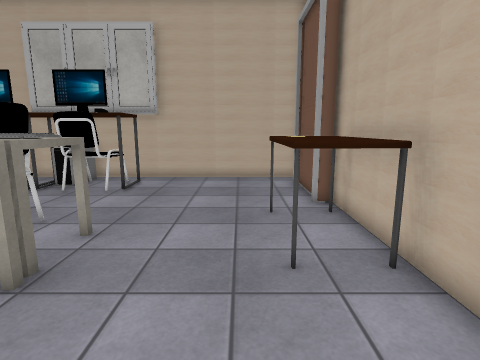
View 1 (above)

20 first-person views from a walk through a 3-D level made in the Unity game engine. The camera is 1.5 m above the floor, tilts 10° down and sees 80° across. The floor is counted in squares, 0.56 m on a side. Each view is taken from the middle of a square. On the plan, view 1 faces up. The plan holds only what a view shows up to about 19 squares ahead; the rest is blank. The place goes on beyond the plan. The player is left out. Some surface patterns are stand-ins.

View 2
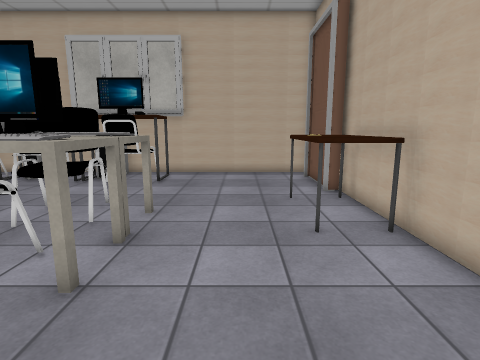

View 3
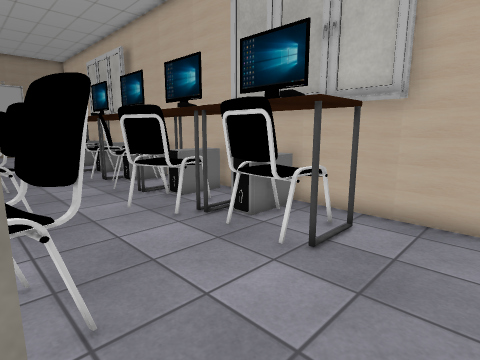

View 4
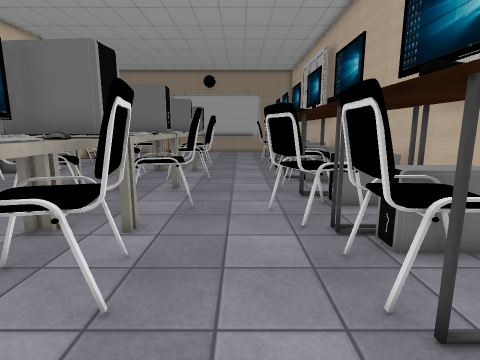

View 5
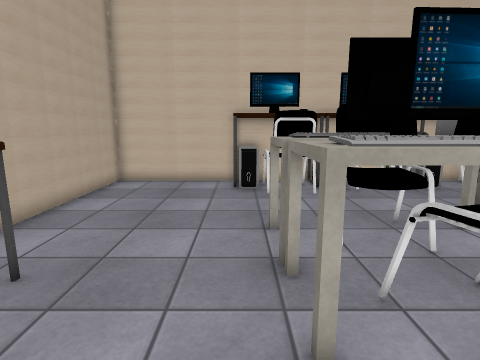

View 6
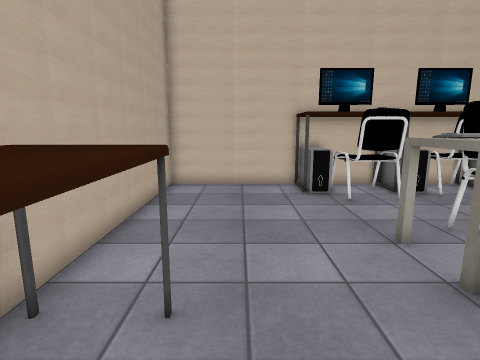

View 7
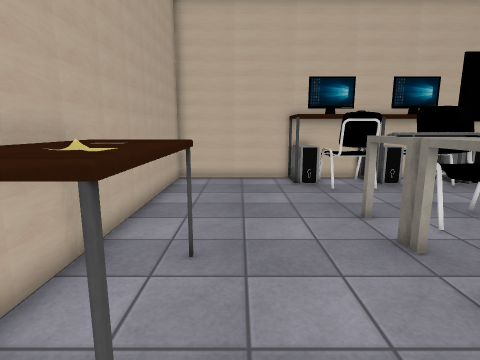

View 8
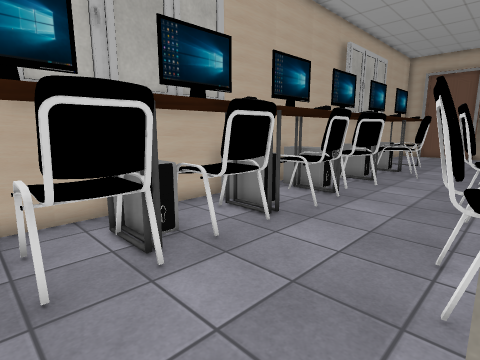

View 9
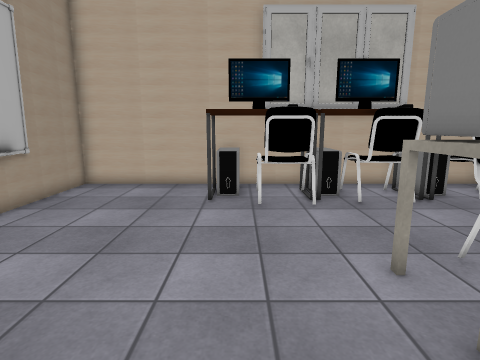

View 10
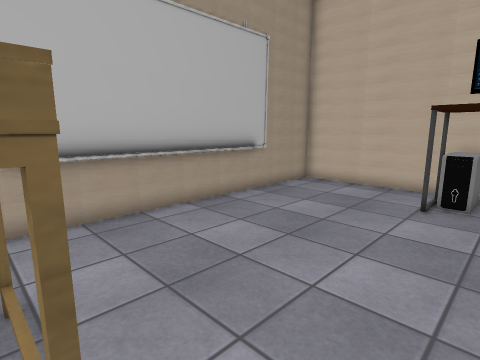

View 11
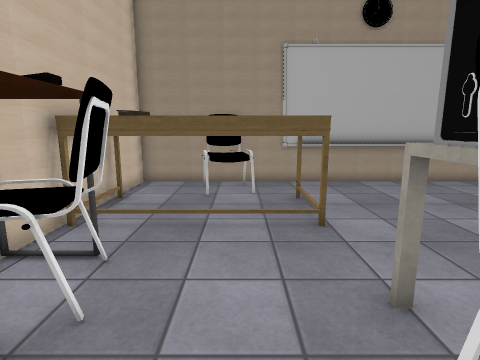

View 12
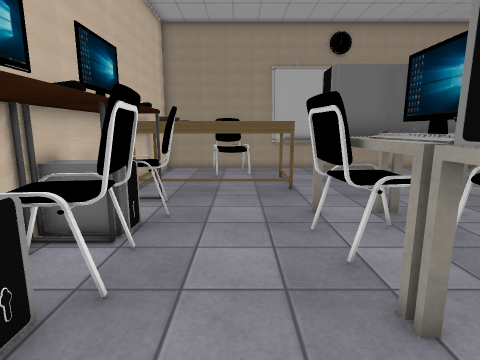

View 13
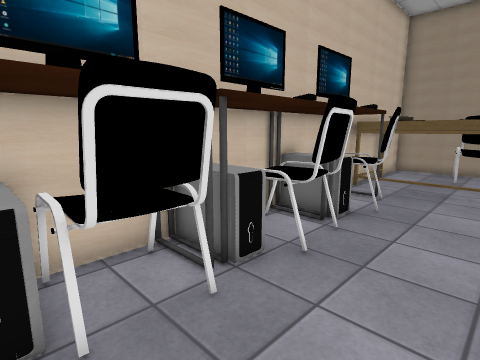

View 14
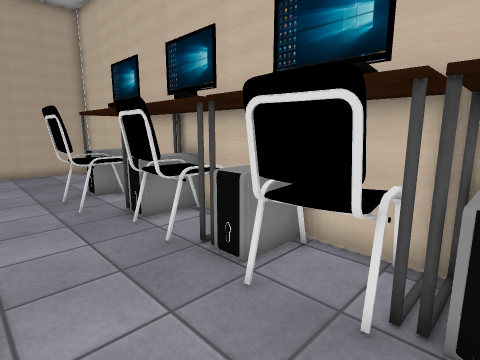

View 15
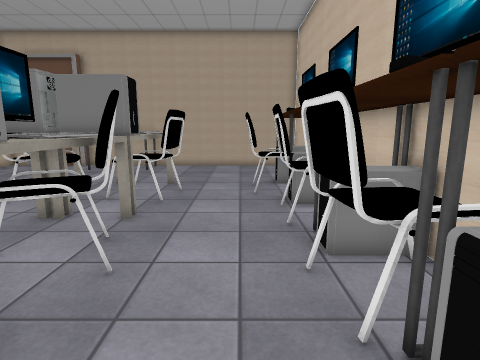

View 16
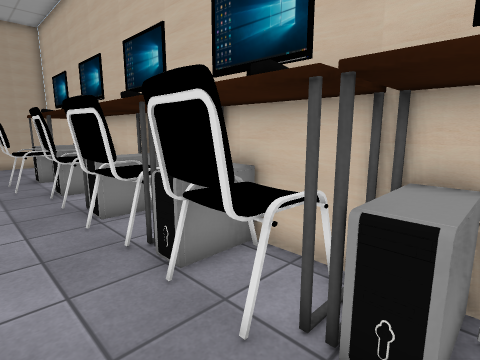

View 17
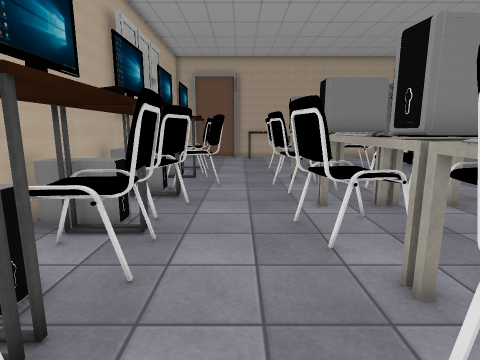

View 18
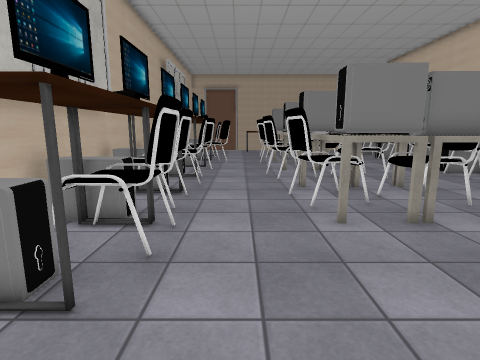

View 19
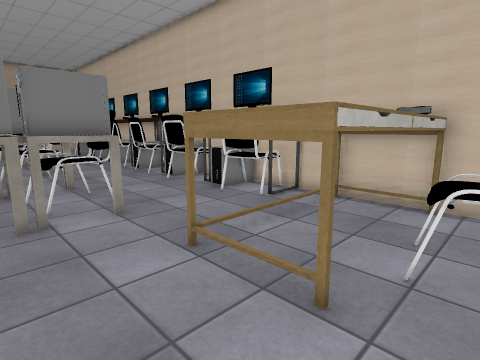

View 20
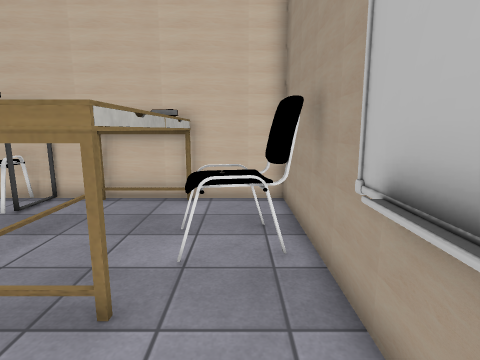

### Floor plan
Key: @ floor where view 1 was taken; # wall or solid block; x gap in a wall; . floor; = window, fence, low wall or low ledge; ^ raised ledge; T thing the floor can be seen under or through; O other object.
Columns run from 37 left of view 1 to 4 right of it. Each row starts with its distance up from view 1.
 16 #########################################
 15 #......^^..##..#^...^.. ^^..##..........#
 14 #...... =O  #OO #OO ^O   ^.. #OO........#
 13 #...... =OO OOO #OOO#OO  OOO OOO........#
 12 #........OOO.OO..OOOOOO..OOO.OOO........#
 11 ##........................OO............#
 10 ##......................................##
  9  #..................O....O............OOO#
  8  #...........OO...OOO...OOO..OOO......OOO#
  7  #.........TTOOO^#OOO^^#^#O^##OO^^....OOO#
  6  #.........TTOO^^#^O#^^#^  ^##O#^^....OOO#
  5  #.........TTTO ^###O^^#  #^##O#^^....OOO#
  4 ##.........TTTO ^#^#O ^####^###O^^......##
  3 ##.........TT^^#^#^ ^ ^#^^^^##^^^.......##
  2 #...OOOO...TTOO#.#OOO.x#OOO.##OO.#......#
  1 #..OO  O................O......O........#
  0 #O O   O.............................@..#
 -1 #OOOO  O.......................OO.......#
 -2 #OO O  O..OO..OOO.OOO..OO..OOO.OOO......#
 -3 #...O  O.OOO##OOOOOOO=OOO=OOO##O #O.....#
 -4 #...O  O..O #=OOO^OOO^OOO^=O #=OO#=.....#
 -5 #########O####O##O####O###O#######O######

Where each view was taken, in squares from view 1:
view 1: 0 up, 0 right, facing up
view 2: 2 down, 1 left, facing up
view 3: 7 up, 2 left, facing up-left
view 4: 10 up, 2 left, facing left
view 5: 10 up, 3 left, facing down
view 6: 9 up, 0 right, facing down
view 7: 11 up, 0 right, facing down
view 8: 7 up, 29 left, facing up-right
view 9: 2 up, 29 left, facing up
view 10: 2 up, 28 left, facing up-left
view 11: 0 up, 22 left, facing left
view 12: 0 up, 17 left, facing left
view 13: 1 up, 16 left, facing down-left
view 14: 1 up, 16 left, facing down-right
view 15: 1 down, 18 left, facing right
view 16: 0 up, 21 left, facing down-right
view 17: 10 up, 25 left, facing right
view 18: 10 up, 34 left, facing right
view 19: 6 up, 35 left, facing down-right
view 20: 6 up, 35 left, facing down
